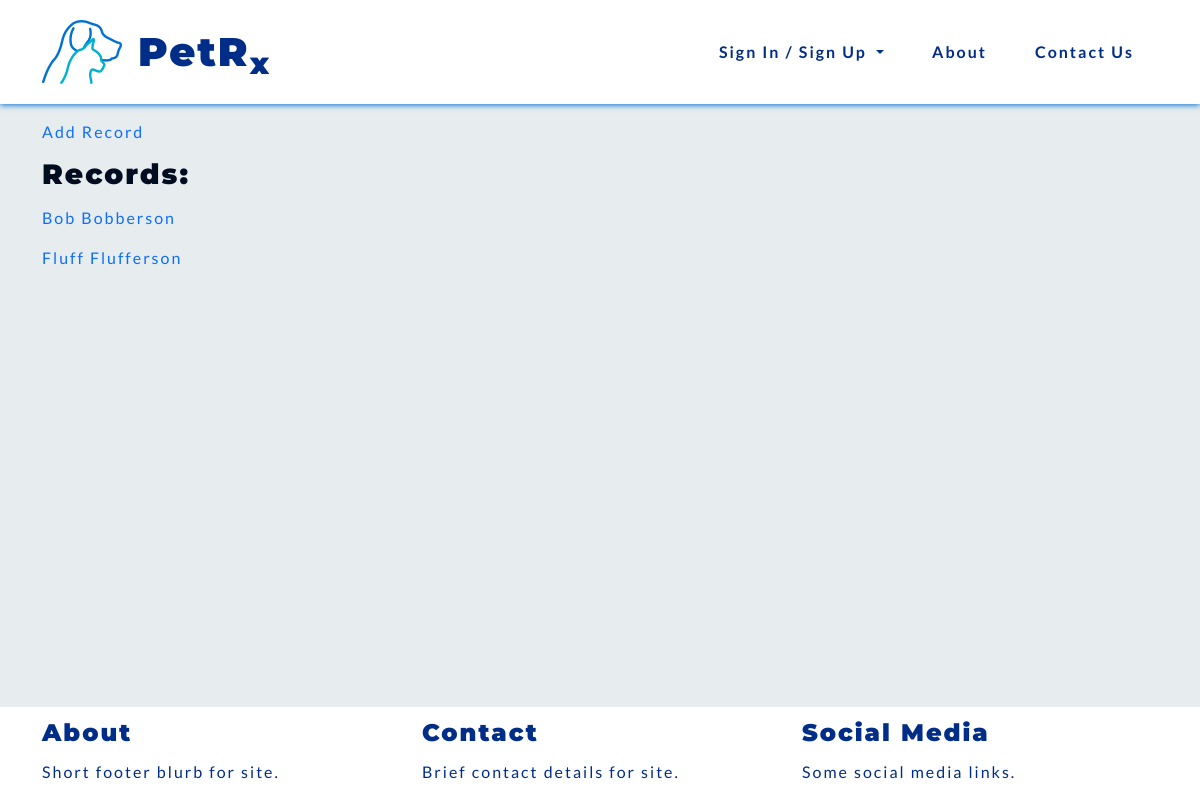
The page /records/records/ on the database as committed earlier.
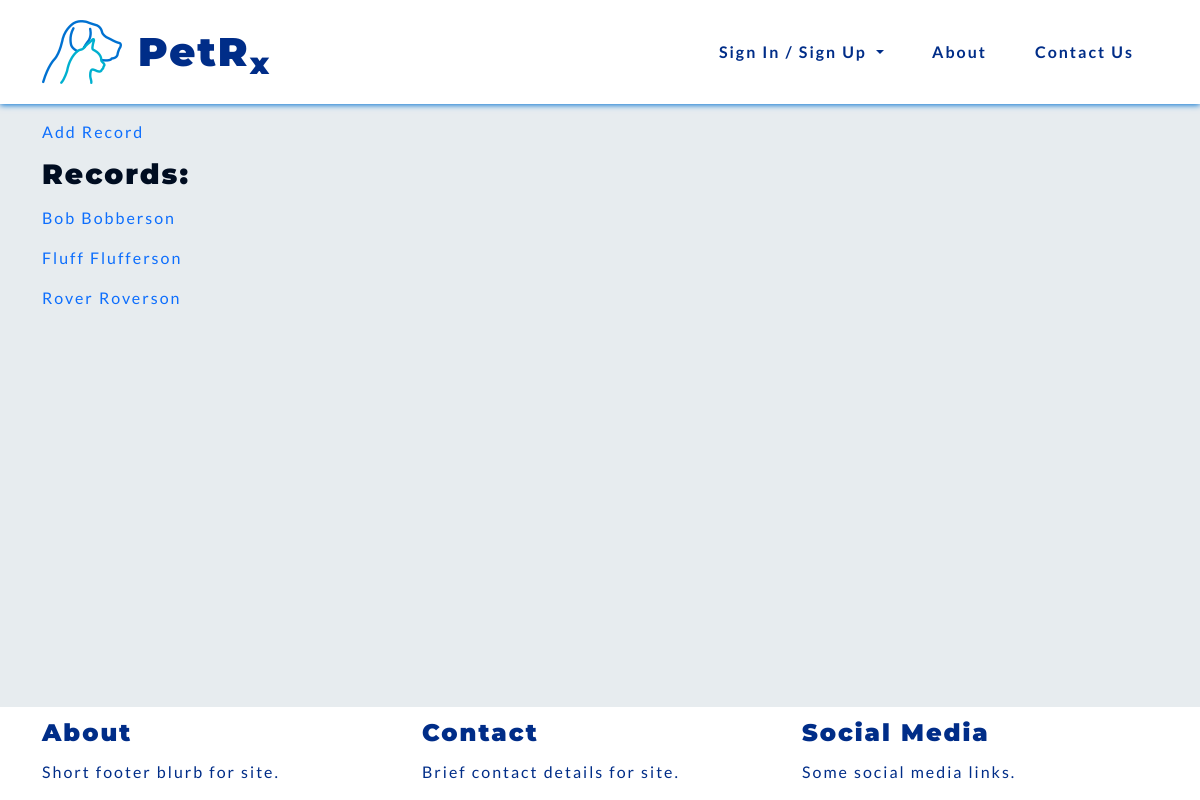
The same page on the database as committed later.
### records/models.py (models this page shows)
class Record(models.Model):
    name = models.CharField(max_length=50)
    surname = models.CharField(max_length=50)
    date_of_birth = models.DateField()
    species = models.CharField(choices=SPECIES, max_length=10)
    breed = models.CharField(max_length=50)
    sex = models.CharField(choices=SEX, max_length=10)
    weight = models.DecimalField(max_digits=5, decimal_places=2)
    note = models.CharField(max_length=300)
    def __str__(self):
        return self.name + " " + self.surname
    class Meta:
        unique_together = ['name', 'surname', 'date_of_birth', 'species', 'breed', 'sex']

### records/views.py (the view)
# urls.py: path('records/', include('records.urls'), name='records_urls'),
def records(request):
    record_list = Record.objects.all()
    context = {'record_list': record_list}
    return render(request, 'records/records.html', context)

### records/templates/records/records.html
{% extends 'base.html' %}
{% block content %}
<section>
    <a href="{% url 'records:add_animal' %}">Add Record</a>
    <h3>Records:</h3>
    {% if record_list %}
        {% for record in record_list %}
        <p><a href="{% url 'records:animal_profile' record.id %}">{{ record }}</a></p>
        {% endfor %}
    {% else %}
        <p>No records</p>
    {% endif %}
</section>
{% endblock %}

### templates/base.html (shortened to what this page needs)
{% load static %}
<!DOCTYPE html>
<html lang="en">
<head>
    <link href="https://cdn.jsdelivr.net/npm/bootstrap@5.0.2/dist/css/bootstrap.min.css" rel="stylesheet">
    <link rel="stylesheet" type="text/css" href="{% static 'css/style.css' %}">
</head>
<body>
    {% include 'nav/header.html' %}
<div class="container-md">
    {% block content %}{% endblock content %}
</div>
    {% include 'nav/footer.html' %}
</body>
</html>

### templates/nav/header.html (shortened to what this page needs)
{% load static %}
<header>
  <nav id="navbar" class="navbar navbar-expand-lg blue-text">
    <div class="container-sm">
      <a class="navbar-brand" href="{% url 'vetprofiles:index' %}"><img src="{% static 'images/petrxlogo.png' %}"
          alt="PetRx Logo"></a>
      <h1 class="nav-title">PetR<sub>x</sub></h1>
      <div class="collapse navbar-collapse" id="navbarSupportedContent">
        <ul class="navbar-nav ms-auto mb-2 mb-lg-0">
          {% if user.is_authenticated %}
          <li class="nav-item">
            <a class="pet-links" href="{% url 'vetprofiles:profile' %}">Profile</a>
          </li>
          <li class="nav-item">
            <a class="pet-links" href="{% url 'records:records' %}">Records</a>
          </li>
          <li class="nav-item">
            <a class="pet-links" href="{% url 'vetprofiles:logout' %}">Logout</a>
          </li>
          <li class="nav-item dropdown">
            <ul class="dropdown-menu" aria-labelledby="navbarDropdown">
              <li><a class="dropdown-item" href="{% url 'vetprofiles:profile' %}">Profile</a></li>
              <li><a class="dropdown-item" href="{% url 'records:records' %}">Records</a></li>
              <li><a class="dropdown-item" href="{% url 'vetprofiles:logout' %}">Logout</a></li>
            </ul>
          </li>
          {% else %}
          <li class="nav-item">
            <div class="dropdown show">
              <a class="dropdown-toggle pet-links" href="#" role="button" id="dropdownMenuLink"
                data-bs-toggle="dropdown" aria-haspopup="true" aria-expanded="false">
                Sign In / Sign Up
              </a>
            </div>
          </li>
          <li class="nav-item">
            <a class="pet-links" href="{% url 'vetprofiles:about' %}">About</a>
          </li>
          <li class="nav-item">
            <a class="pet-links" href="{% url 'vetprofiles:contact' %}">Contact Us</a>
          </li>
          {% endif %}
        </ul>
      </div>
    </div>
  </nav>
</header>

### templates/nav/footer.html
<footer class="fixed-bottom">
    <div class="container-md">
        <div class="row">
            <div class="col">
                <h4>About</h4>
                <p>Short footer blurb for site.</p>
            </div>
            <div class="col">
                <h4>Contact</h4>
                <p>Brief contact details for site.</p>
            </div>
            <div class="col">
                <h4>Social Media</h4>
                <p>Some social media links.</p>
            </div>
        </div>
    </div>
</footer>

### static/css/style.css (style rules this page uses)
:root { --site-white: #e7ecef; --site-black: #000d21; --site-dark-blue: #002d88; --site-light-blue: #0071d1; --site-turquoise: #00b0cf; }
html { height: 100%; }
body { font-family: "Lato", sans-serif; color: var(--site-black); font-size: 1rem; letter-spacing: 2px; background: var(--site-white); }
h1, h2, h3, h4 { font-family: "Montserrat", "Lato", sans-serif; font-weight: 900; margin-top: 0.5em; margin-bottom: 0.5em; }
.blue-text { color: var(--site-dark-blue); }
li { list-style: none; }
a { text-decoration: none; }
.pet-links { display: block; padding: 0.25rem 0.5rem; color: var(--site-dark-blue); font-weight: 600; margin: 1em; transition: color .8s linear, box-shadow 1s linear; }
#navbar { margin-bottom: 1em; background-color: #fff; color: var(--site-dark-blue); box-shadow: 0 1px 6px 0 var(--site-light-blue); }
footer { background-color: white; color: var(--site-dark-blue); }

Rows that differ between the two databases and show on the page:
added Record: name+surname "Rover Roverson"
